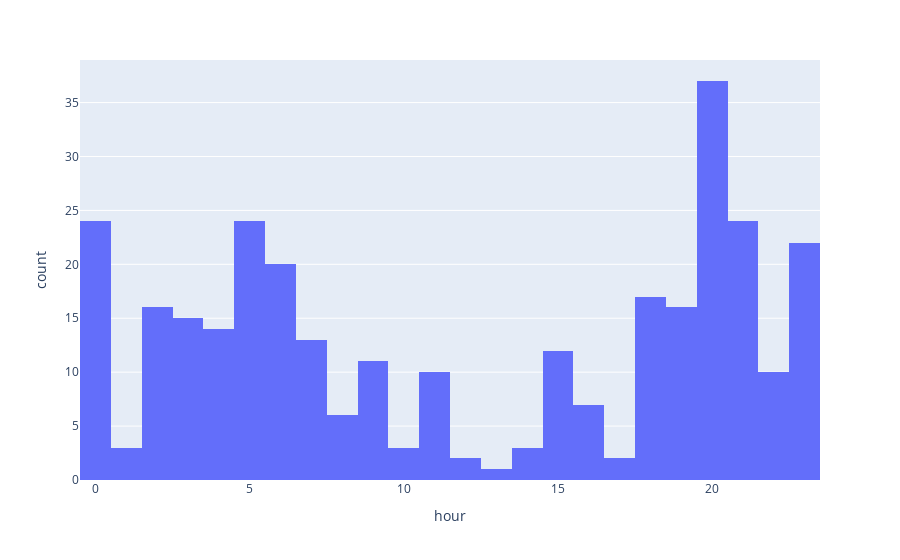

Notebook cell for this chart:
### Code cell
px.histogram(df, x='hour', nbins=24)

### Figure 1 — Plotly figure (JSON) as saved in the notebook; plotly's stock layout.template omitted (floating-point values rounded to 4 significant figures; data arrays with more than 128 entries replaced by an {"elided": "..."} marker saying what was removed)
{"data": [{"bingroup": "x", "hovertemplate": "hour=%{x}<br>count=%{y}<extra></extra>", "legendgroup": "", "marker": {"color": "#636efa", "pattern": {"shape": ""}}, "name": "", "nbinsx": 24, "orientation": "v", "showlegend": false, "type": "histogram", "x": {"elided": "312 int values"}, "xaxis": "x", "yaxis": "y"}], "layout": {"barmode": "relative", "legend": {"tracegroupgap": 0}, "margin": {"t": 60}, "xaxis": {"anchor": "y", "domain": [0, 1], "title": {"text": "hour"}}, "yaxis": {"anchor": "x", "domain": [0, 1], "title": {"text": "count"}}}}
